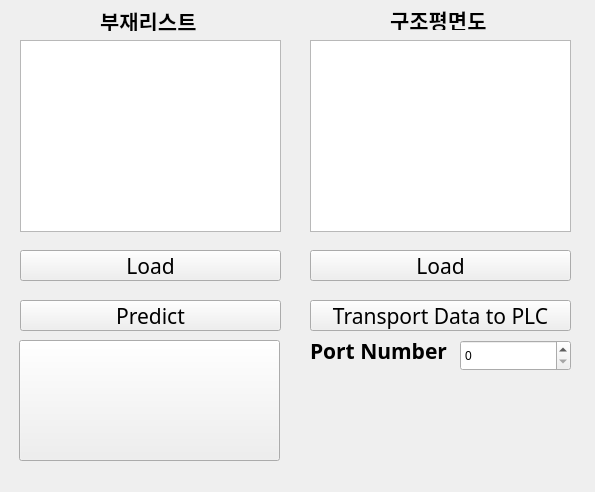
<?xml version="1.0" encoding="UTF-8"?>
<ui version="4.0">
 <class>MainWindow</class>
 <widget class="QMainWindow" name="MainWindow">
  <property name="geometry">
   <rect>
    <x>0</x>
    <y>0</y>
    <width>595</width>
    <height>492</height>
   </rect>
  </property>
  <property name="windowTitle">
   <string>T-in RIB_Automation</string>
  </property>
  <widget class="QWidget" name="centralwidget">
   <widget class="QPushButton" name="Load1">
    <property name="geometry">
     <rect>
      <x>20</x>
      <y>250</y>
      <width>261</width>
      <height>31</height>
     </rect>
    </property>
    <property name="font">
     <font>
      <family>3ds</family>
      <pointsize>16</pointsize>
      <weight>50</weight>
      <bold>false</bold>
     </font>
    </property>
    <property name="text">
     <string>Load</string>
    </property>
   </widget>
   <widget class="QPushButton" name="Predict">
    <property name="geometry">
     <rect>
      <x>20</x>
      <y>300</y>
      <width>261</width>
      <height>31</height>
     </rect>
    </property>
    <property name="font">
     <font>
      <family>3ds</family>
      <pointsize>16</pointsize>
      <weight>50</weight>
      <bold>false</bold>
     </font>
    </property>
    <property name="text">
     <string>Predict</string>
    </property>
    <property name="autoRepeatDelay">
     <number>300</number>
    </property>
   </widget>
   <widget class="QPushButton" name="Load2">
    <property name="geometry">
     <rect>
      <x>310</x>
      <y>250</y>
      <width>261</width>
      <height>31</height>
     </rect>
    </property>
    <property name="font">
     <font>
      <family>3ds</family>
      <pointsize>16</pointsize>
     </font>
    </property>
    <property name="text">
     <string>Load</string>
    </property>
   </widget>
   <widget class="QLabel" name="Bujae">
    <property name="geometry">
     <rect>
      <x>100</x>
      <y>10</y>
      <width>111</width>
      <height>21</height>
     </rect>
    </property>
    <property name="font">
     <font>
      <family>3ds</family>
      <pointsize>16</pointsize>
      <weight>75</weight>
      <bold>true</bold>
     </font>
    </property>
    <property name="text">
     <string>부재리스트</string>
    </property>
   </widget>
   <widget class="QLabel" name="Gujo">
    <property name="geometry">
     <rect>
      <x>390</x>
      <y>10</y>
      <width>131</width>
      <height>20</height>
     </rect>
    </property>
    <property name="font">
     <font>
      <family>3ds</family>
      <pointsize>16</pointsize>
      <weight>75</weight>
      <bold>true</bold>
     </font>
    </property>
    <property name="text">
     <string>구조평면도</string>
    </property>
   </widget>
   <widget class="QGraphicsView" name="graphicsView1">
    <property name="geometry">
     <rect>
      <x>20</x>
      <y>40</y>
      <width>261</width>
      <height>192</height>
     </rect>
    </property>
   </widget>
   <widget class="QLabel" name="Display1">
    <property name="geometry">
     <rect>
      <x>20</x>
      <y>40</y>
      <width>261</width>
      <height>192</height>
     </rect>
    </property>
    <property name="text">
     <string/>
    </property>
   </widget>
   <widget class="QGraphicsView" name="graphicsView2">
    <property name="geometry">
     <rect>
      <x>310</x>
      <y>40</y>
      <width>261</width>
      <height>192</height>
     </rect>
    </property>
   </widget>
   <widget class="QLabel" name="Display2">
    <property name="geometry">
     <rect>
      <x>310</x>
      <y>40</y>
      <width>261</width>
      <height>192</height>
     </rect>
    </property>
    <property name="text">
     <string/>
    </property>
   </widget>
   <widget class="QPushButton" name="Tin">
    <property name="geometry">
     <rect>
      <x>19</x>
      <y>340</y>
      <width>261</width>
      <height>121</height>
     </rect>
    </property>
    <property name="font">
     <font>
      <family>3ds</family>
      <pointsize>16</pointsize>
      <weight>50</weight>
      <bold>false</bold>
     </font>
    </property>
    <property name="text">
     <string/>
    </property>
    <property name="iconSize">
     <size>
      <width>261</width>
      <height>91</height>
     </size>
    </property>
   </widget>
   <widget class="QLabel" name="CAILAB">
    <property name="geometry">
     <rect>
      <x>310</x>
      <y>380</y>
      <width>261</width>
      <height>81</height>
     </rect>
    </property>
    <property name="font">
     <font>
      <family>3ds</family>
      <pointsize>16</pointsize>
      <weight>75</weight>
      <bold>true</bold>
     </font>
    </property>
    <property name="text">
     <string/>
    </property>
   </widget>
   <widget class="QPushButton" name="Launch_PLC">
    <property name="geometry">
     <rect>
      <x>310</x>
      <y>300</y>
      <width>261</width>
      <height>31</height>
     </rect>
    </property>
    <property name="font">
     <font>
      <family>3ds</family>
      <pointsize>16</pointsize>
      <weight>50</weight>
      <bold>false</bold>
     </font>
    </property>
    <property name="text">
     <string>Transport Data to PLC</string>
    </property>
    <property name="autoRepeatDelay">
     <number>300</number>
    </property>
   </widget>
   <widget class="QLabel" name="PN">
    <property name="geometry">
     <rect>
      <x>310</x>
      <y>340</y>
      <width>141</width>
      <height>21</height>
     </rect>
    </property>
    <property name="font">
     <font>
      <family>3ds</family>
      <pointsize>16</pointsize>
      <weight>75</weight>
      <bold>true</bold>
     </font>
    </property>
    <property name="text">
     <string>Port Number</string>
    </property>
   </widget>
   <widget class="QSpinBox" name="PortNumber">
    <property name="geometry">
     <rect>
      <x>460</x>
      <y>340</y>
      <width>111</width>
      <height>31</height>
     </rect>
    </property>
   </widget>
   <widget class="QLabel" name="Tin_Logo">
    <property name="geometry">
     <rect>
      <x>19</x>
      <y>340</y>
      <width>261</width>
      <height>121</height>
     </rect>
    </property>
    <property name="font">
     <font>
      <family>3ds</family>
      <pointsize>16</pointsize>
      <weight>75</weight>
      <bold>true</bold>
     </font>
    </property>
    <property name="text">
     <string/>
    </property>
   </widget>
   <zorder>Load1</zorder>
   <zorder>Predict</zorder>
   <zorder>Load2</zorder>
   <zorder>Bujae</zorder>
   <zorder>Gujo</zorder>
   <zorder>graphicsView1</zorder>
   <zorder>Display1</zorder>
   <zorder>graphicsView2</zorder>
   <zorder>Display2</zorder>
   <zorder>CAILAB</zorder>
   <zorder>Launch_PLC</zorder>
   <zorder>PN</zorder>
   <zorder>PortNumber</zorder>
   <zorder>Tin</zorder>
   <zorder>Tin_Logo</zorder>
  </widget>
 </widget>
 <resources>
  <include location="images.qrc"/>
 </resources>
 <connections/>
</ui>
